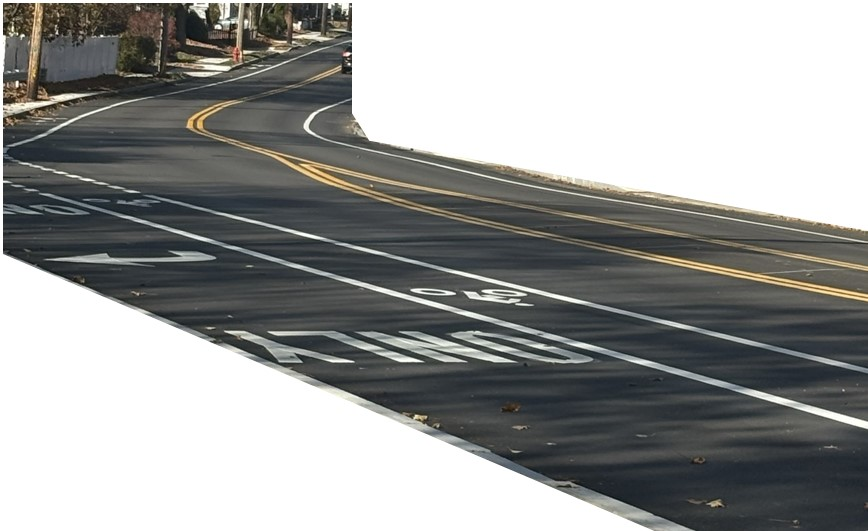
%> input picture Image-Segmentation-Filtering-and-Region-Analysis/Files/module-01-assignment-pic.jpg, 868 x 531 px
$ octave --eval "result = segmentPuzzle34(imread('module-01-assignment-pic.jpg'));"   (GNU Octave 9; MATLAB toolbox functions it lacks are replaced by stand-ins)
%> lines starting %> are read from the running program, lines starting %| are printed output that depends on the picture; in (x1, y1, x2, y2) boxes, pixels count from 0 and x2, y2 are one past the last pixel; in counts of white or black regions, pixels touching at a corner belong together; the program's own positions count from 1
function [BW,maskedImage] = segmentPuzzle34(X)
%segmentImage Segment image using auto-generated code from imageSegmenter app
%  [BW,MASKEDIMAGE] = segmentImage(X) segments image X using auto-generated
%  code from the imageSegmenter app. The final segmentation is returned in
%  BW, and a masked image is returned in MASKEDIMAGE.

% Auto-generated by imageSegmenter app on 29-Aug-1997
%----------------------------------------------------

X = im2gray(X);
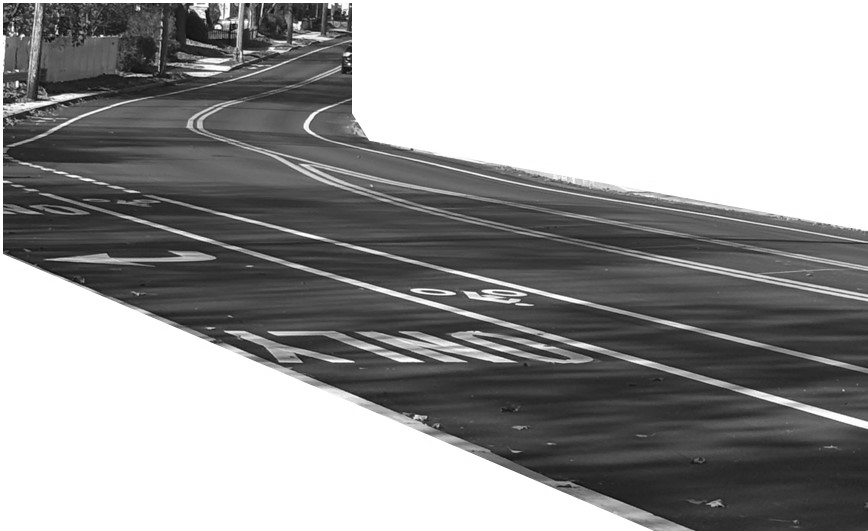
%> X: size 531x868 uint8; min 7, max 255, mean 152.5

% Adjust data to span data range.
X = imadjust(X);
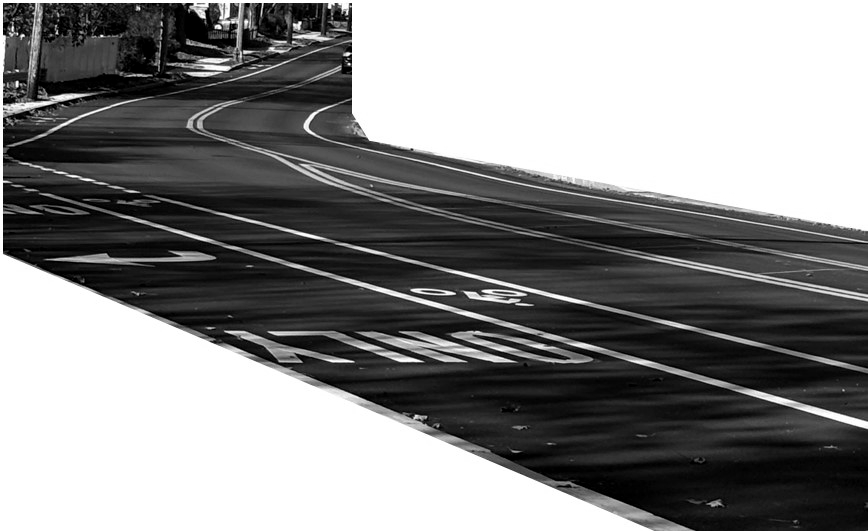
%> X: size 531x868 uint8; min 0, max 255, mean 135.7

% Threshold image - adaptive threshold
BW = imbinarize(X, 'adaptive', 'Sensitivity', 0.500000, 'ForegroundPolarity', 'bright');
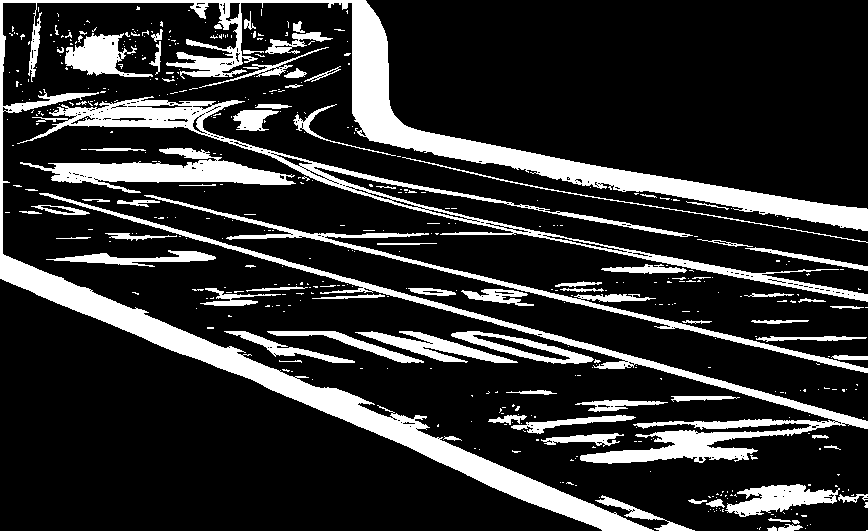
%> BW: size 531x868 logical; 18.9% white; 496 white regions (413 under 20 px), largest, box (x1, y1, x2, y2) and area: (0, 0, 868, 531) 34644, (39, 193, 868, 464) 9538, (17, 96, 868, 302) 9483

% Erode mask with disk
radius = 2;
decomposition = 0;
se = strel('disk', radius, decomposition);
BW = imerode(BW, se);
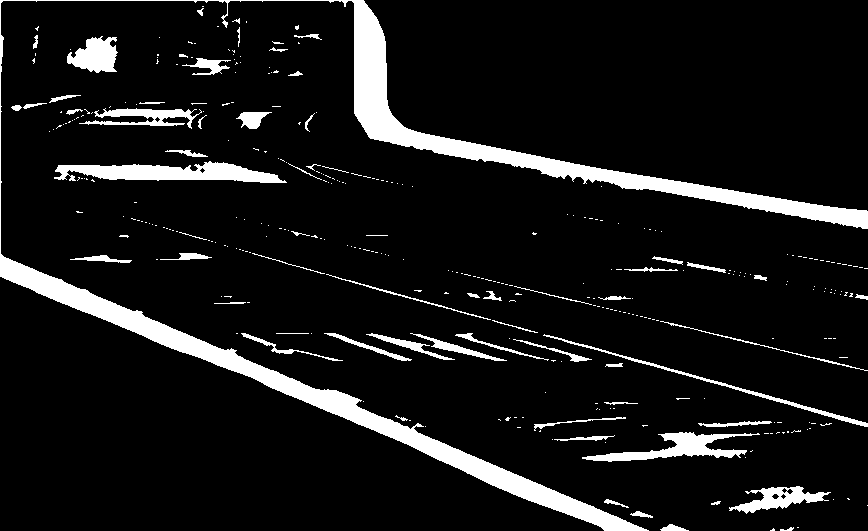
%> BW: size 531x868 logical; 9% white; 345 white regions (281 under 20 px), largest, box (x1, y1, x2, y2) and area: (0, 0, 868, 531) 24860, (54, 161, 287, 183) 2929, (582, 432, 760, 462) 1908
% BW = bwpropfilt(BW,"Area",[300,inf]);

% Dilate mask with disk
radius = 4;
decomposition = 0;
se = strel('disk', radius, decomposition);
BW = imdilate(BW, se);
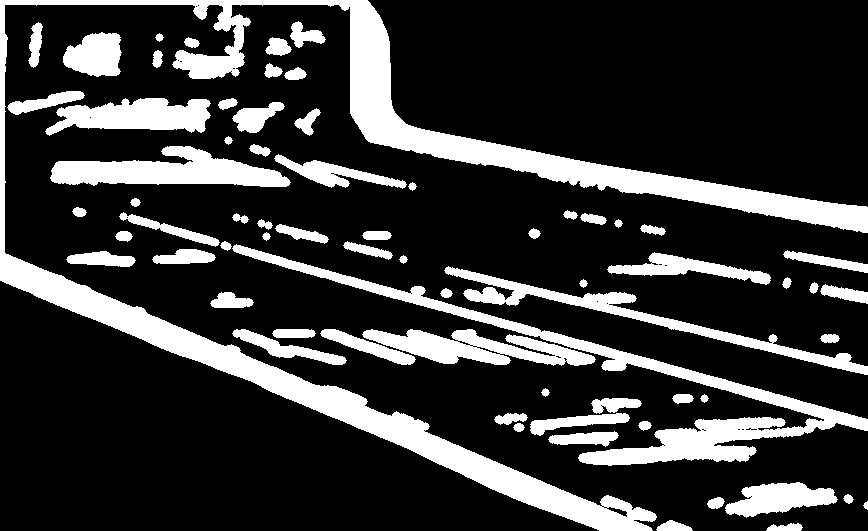
%> BW: size 531x868 logical; 21.3% white; 69 white regions, largest, box (x1, y1, x2, y2) and area: (0, 0, 868, 531) 40631, (232, 244, 868, 466) 12436, (50, 146, 291, 187) 5635

% Clear borders
BW = imclearborder(BW);
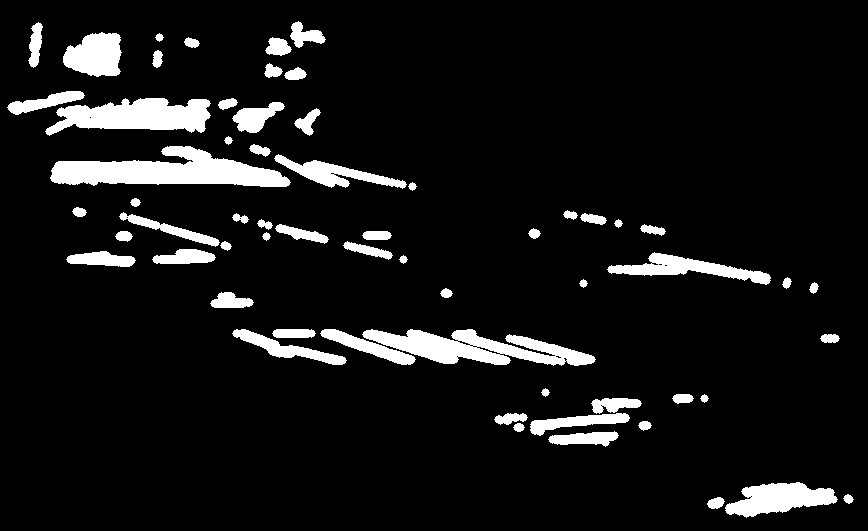
%> BW: size 531x868 logical; 8.3% white; 61 white regions, largest, box (x1, y1, x2, y2) and area: (50, 146, 291, 187) 5635, (362, 329, 596, 366) 4563, (45, 98, 211, 136) 3986

% Fill holes
BW = imfill(BW, 'holes');
%> BW: size 531x868 logical; 8.3% white; 61 white regions, largest, box (x1, y1, x2, y2) and area: (50, 146, 291, 187) 5635, (362, 329, 596, 366) 4632, (45, 98, 211, 136) 3987

% Create masked image.
maskedImage = X;
maskedImage(~BW) = 0;
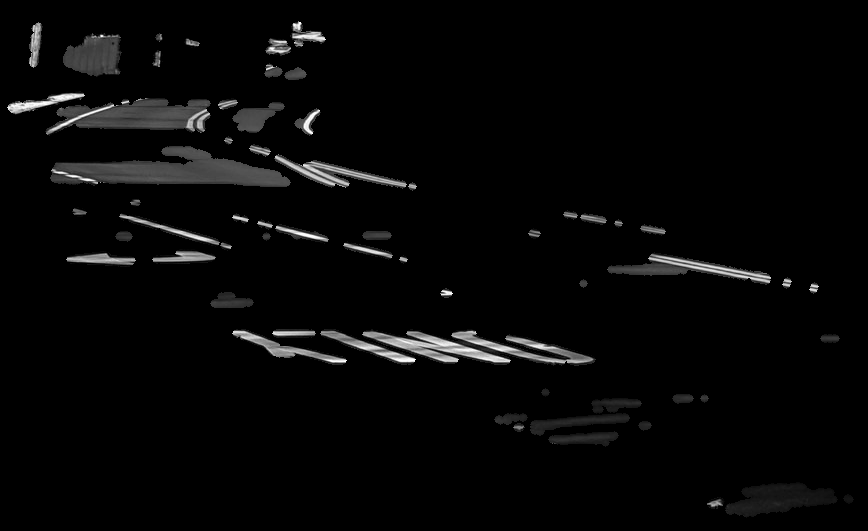
%> maskedImage: size 531x868 uint8; min 0, max 255, mean 7.1
end
